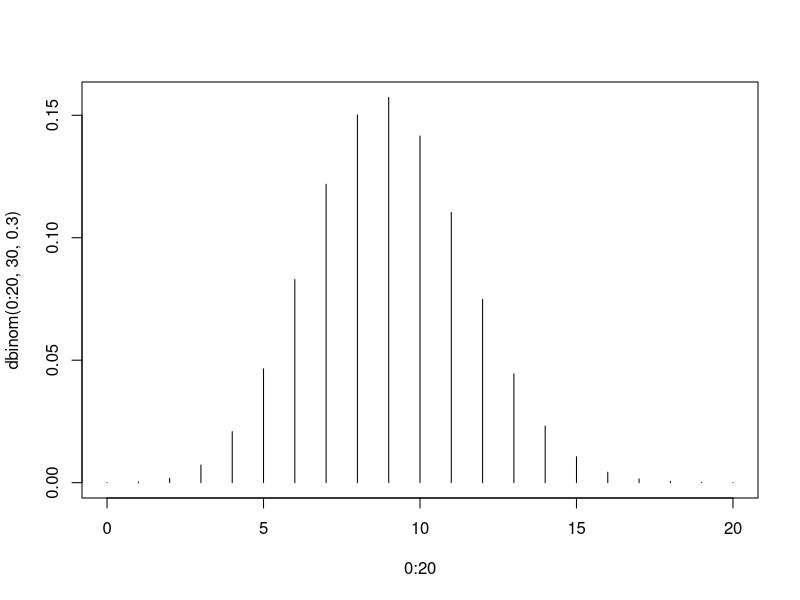
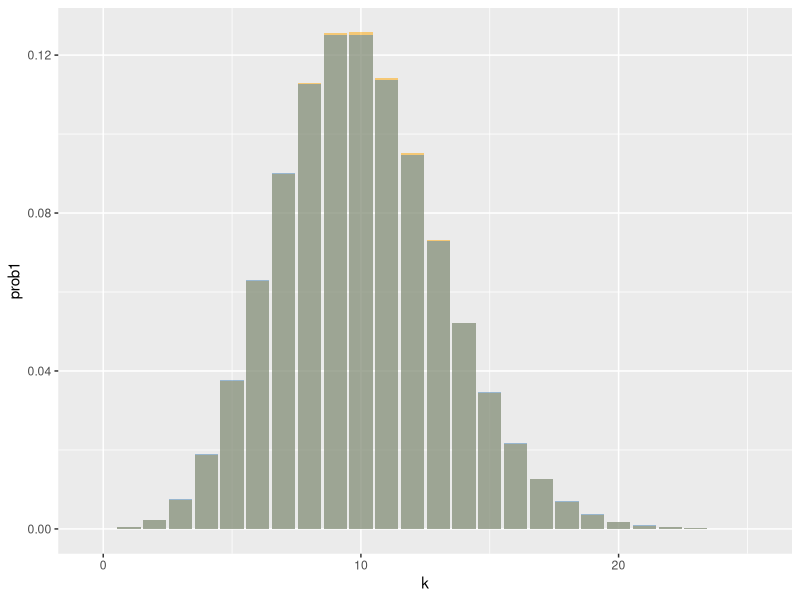
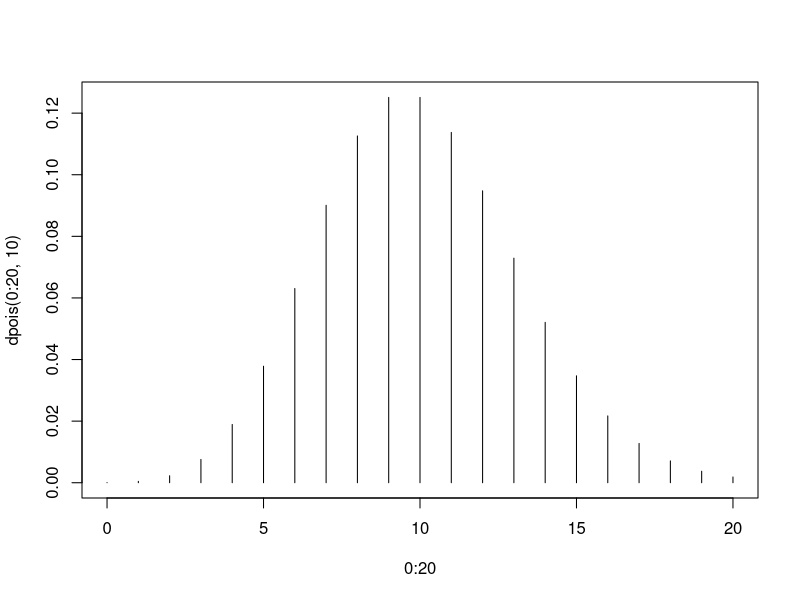

Source code (R) for these figures, in order:
## ---- chunk 1
m <- rbind( c( 13, 17 ), c( 9, 21 ) )
dimnames(m) <- list( c( "Mannheim", "Heidelberg" ), c( "blau", "nicht-blau" ) )
m
## ---- chunk 2
fisher.test(m)
## ---- chunk 3
plot( 0:20, dbinom( 0:20, 30, .3 ), type="h" )
## ---- chunk 4
library(tidyverse)

tibble( k=0:25 ) %>%
mutate(
  prob1 = dbinom( k,  1000, .01 ),
  prob2 = dbinom( k, 10000, .001 ) ) %>%
ggplot() +
  geom_col( aes( x=k, y=prob1 ), fill="orange", alpha=.5 ) +
  geom_col( aes( x=k, y=prob2 ), fill="steelblue", alpha=.5 ) 
## ---- chunk 5
plot( 0:20, dpois( 0:20, 10 ), type="h" )
## ---- chunk 6
set.seed( 13245768 )

tibble(
  group = rep( c( "healthy", "psoriatic" ), each=8 ),
  read_count_total = round( 10^rnorm( 16, 6.2, .3 ) )
) %>%
mutate(
  count_for_gene_A = rbinom( 16, read_count_total,
      rnorm( 16, 1e-4, 1e-5 ) * ifelse( group=="psoriasis", 2, 1 ) ) ) -> tbl

tbl %>% mutate( log2cpm = log2( count_for_gene_A / read_count_total * 1e6 )  ) -> tbl

tbl
## ---- chunk 7
t.test( log2cpm ~ group, tbl )
